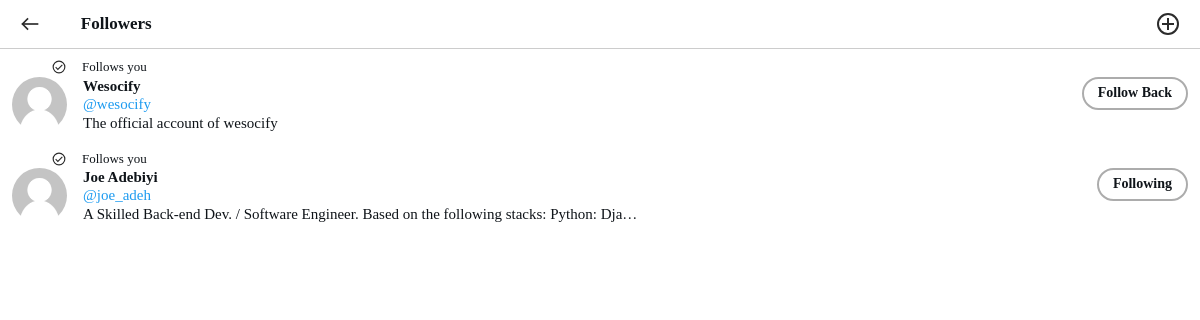
The page /chris_adeh/followers/ (signed in) on the database its author committed.
### accounts/models.py (models this page shows, shortened)
class User(AbstractUser):
    first_name = None
    last_name = None
    name = models.TextField(max_length=50)
    bio = models.TextField(max_length=150, null=True, blank=True)
    avatar = models.ImageField(upload_to=get_image_filename, default='default.png')
    cover = models.ImageField(upload_to=get_cover_image_filename, default='default_cover.png')
    location = models.CharField(max_length=30, blank=True)
    website = models.CharField(max_length=100, blank=True)
    followers = models.ManyToManyField(
        "self", blank=True, related_name="following", symmetrical=False
    )
    birth_date = models.DateField()
    class Meta:
        verbose_name = 'user'
        verbose_name_plural = 'Users'

### accounts/views.py (the view)
# urls.py: path('<username>/followers/', views.followers, name='followers'),
@login_required
def followers(request, username):
    user_object = User.objects.get(username=username)
    followers = user_object.followers.all
    following = user_object.following.all
    context = {
      'page_title': "Followers",
      'user': user_object,
      'followers': followers,
      'following': following
    }
    return render(request, 'profile/followers/content.html', context)

### templates/profile/followers/content.html
{% extends 'wrapper-no-bar.html' %}
{% load widget_tweaks humanize static %}
{% block content %}
<div class="ui-feed-header">
<a href="{% url 'accounts:profile' user.username %}" class="ui-feed-header-button hover:bg-gray-200 rounded-full p-2 transition -mr-1">
<svg class="icon icon--20" role="img" xmlns="http://www.w3.org/2000/svg" width="24" height="24" viewBox="0 0 24 24"><path d="M9 6l-6 6 6 6"></path><path d="M21 12H4"></path><path stroke-linecap="round" d="M3 12h1"></path></svg>
</a>
<div class="ui-feed-header-title" style="margin-left: 2.3rem;">Followers</div>
<div class="modal-trigger ui-feed-header-menu mr-2" data-modal="feed-menu-modal" data-id="{{post.id}}">
<svg class="icon icon--24" role="img" xmlns="http://www.w3.org/2000/svg" width="24" height="24" viewBox="0 0 24 24" aria-labelledby="addIconTitle">
<path d="M17 12L7 12M12 17L12 7"></path>
<circle cx="12" cy="12" r="10"></circle>
</svg>
</div>
</div>
<div class="ui-block ui-following px-3">
<div class="ui-following-list">
{% for follow in followers %}
{% if follow in request.user.followers.all %}
<div class="ui-follows-you">
<svg class="icon" role="img" xmlns="http://www.w3.org/2000/svg" viewBox="0 0 24 24">
<polyline points="7 13 10 16 17 9"></polyline>
<circle cx="12" cy="12" r="10"></circle>
</svg>
<span>Follows you</span>
</div>
{% endif %}
<div class="ui-follow">
<div class="flex">
<div class="ui-follow-thumb">
<img src="{{follow.avatar.url}}">
</div>
</div>
<div class="ui-follow-details">
<div class="ui-follow-name flex">
<div class="ui-follow-name-inner"><span class="font-bold">{{ follow.name }}</span>
<a class="ui-at" href="{% url 'accounts:profile' follow.username %}">@{{ follow.username }}</a>
</div>
{% if follow != request.user %}
{% if follow in request.user.following.all %}
<a href="{% url 'accounts:follow' user=follow.username %}" class="ui-follow-button">Following</a>
{% elif follow in request.user.followers.all  %}
<a href="{% url 'accounts:follow' user=follow.username %}" class="ui-follow-button">Follow Back</a>
{% else %}
<a href="{% url 'accounts:follow' user=follow.username %}" class="ui-follow-button">Follow</a>
{% endif %}
{% endif %}
</div>
<div class="ui-follow-bio">{{follow.bio|truncatechars:"92"}}</div>
</div>
</div>
{% empty %}
<div class="ui-no-contents p-4">
<h3 class="text-xl font-bold">Looking for followers? </h3>
<div class="mt-2"><p> When someone follows this account they'll show up here. <br>
Posting feeds and interacting with others helps boost followers.</p></div>
</div>
{% endfor %}
</div>
</div>
{% endblock %}

### templates/wrapper-no-bar.html (shortened to what this page needs)
{% load static %}
<!DOCTYPE html>
<html lang="en">
<head>
<link rel="stylesheet" href="{% static 'assets/css/icons.css' %}" type="text/css">
<link rel="stylesheet" href="{% static 'assets/css/uikit.css' %}" type="text/css">
<link href="{% static 'style.css' %}" type="text/css" rel="stylesheet">
<link href="{% static 'css/main.css' %}" type="text/css" rel="stylesheet">
<link href="{% static 'css/main-2.css' %}" type="text/css" rel="stylesheet">
<link href="{% static 'css/bootstrap.css' %}" type="text/css" rel="stylesheet">
<link href="{% static 'css/animate.css' %}" type="text/css" rel="stylesheet">
<link rel="stylesheet" href="{% static 'assets/css/tailwind.css' %}">
</head>
<body data-token="{{csrf_token}}">
<main id="content" role="main" class="view-wrapper h-full">
{% block content %}
{% endblock %}
</main>
</body>
</html>

### static/css/main.css (style rules this page uses)
a { color: inherit !important; }
#content { min-height: 100%; }
.ui-feed-header { display: flex; align-items: center; padding: 6px 12px; position: fixed; top: 0; left: 0; right: 0; background-color: #fff; border-bottom: 1px solid #ccc; z-index: 1; }
.ui-feed-header .ui-feed-header-button { display: flex; align-items: center; justify-content: center; }
.ui-feed-header .ui-feed-header-title { margin-left: 20px; font-weight: 600; font-size: 17px; align-self: center; justify-content: center; }
.ui-feed-header .ui-feed-header-menu { margin-left: auto; }
.ui-at { color: rgb(29, 155, 240) !important; font-weight: 500; }
.ui-block.ui-following { margin-bottom: 0; }
.ui-following { padding-top: 48px; border-radius: 0; height: 100vh; display: flex; }
.ui-following .ui-following-list { position: relative; display: flex; align-content: start; flex-direction: column; overflow-y: auto; padding-top: .65rem; width: 100%; }
.ui-following .ui-following-list .ui-follows-you { display: flex; align-items: center; }
.ui-following .ui-following-list .ui-follows-you svg { margin-left: 2.5rem; margin-right: 1rem; width: 14px; height: 14px; }
.ui-following .ui-following-list .ui-follows-you span { font-size: 13px; }
.ui-following .ui-following-list .ui-follow { display: flex; align-items: start; justify-content: start; width: 100%; margin-bottom: 1rem; }
.ui-following .ui-following-list .ui-follow .ui-follow-thumb { display: block; border-radius: 9999px; margin-right: 1rem; overflow: hidden; width: 100%; }
.ui-following .ui-following-list .ui-follow .ui-follow-thumb { width: 55px; height: 55px; border-radius: 9999px; object-fit: cover; }
.ui-following .ui-following-list .ui-follow .ui-follow-details { width: 100%; }
.ui-following .ui-following-list .ui-follow .ui-follow-name-inner { display: flex; flex-direction: column; line-height: 1.2; }
.ui-following .ui-following-list .ui-follow .ui-follow-details .ui-follow-name .ui-follow-button { display: flex; align-items: center; justify-content: center; padding: 4px 14px; height: 33px; font-weight: 600; margin-left: auto; border-radius: 9999px; border: 2px solid #acacac; font-size: 14px; }

### static/css/main-2.css (style rules this page uses)
.view-wrapper { -webkit-transition: all 0.3s; transition: all 0.3s; overflow: clip; }

### rows shown on the page
User: shows "Follows you", avatar (placeholder picture), name "Wesocify", username "wesocify", shows "Follow Back", bio "The official account of wesocify"
User: shows "Follows you", avatar (placeholder picture), name "Joe Adebiyi", username "joe_adeh", shows "Following", bio "A Skilled Back-end Dev. / Software Engineer. Based on the following stacks: Python: Dja…"
